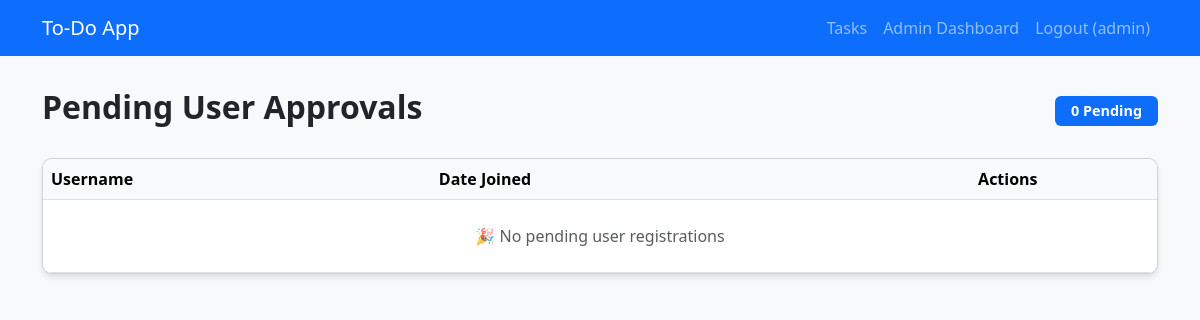
The page /admin-dashboard/ (signed in) on the database as committed earlier.
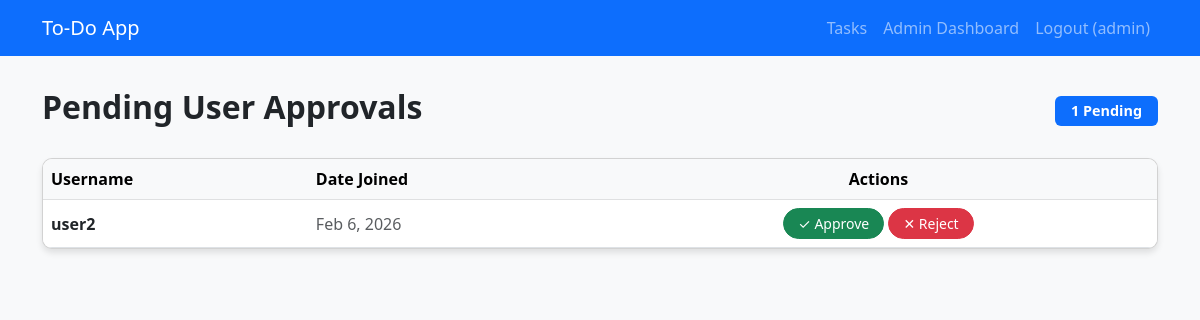
The same page on the database as committed later.
### todo_app/models.py (models this page shows, shortened)
class CustomUser(AbstractUser):
    is_approved = models.BooleanField(default=False)
    phone_number = models.CharField(max_length=15, blank=True)

### todo_app/views.py (the view, shortened to what this page needs)
# urls.py: path('admin-dashboard/', views.admin_dashboard, name='admin_dashboard'),
@user_passes_test(is_admin)
def admin_dashboard(request):
    unapproved_users = CustomUser.objects.filter(is_approved=False, is_superuser=False)
    return render(request, 'todo_app/admin_dashboard.html', {'users': unapproved_users})

### todo_app/views.py (called while the page is built)
def is_admin(user):
    return user.is_superuser

### todo_app/templates/todo_app/admin_dashboard.html (shortened to what this page needs)
{% extends 'todo_app/base.html' %}
{% block content %}
<div class="admin-dashboard">
    <div class="d-flex justify-content-between align-items-center mb-4">
        <h2 class="fw-semibold">Pending User Approvals</h2>
        <span class="badge bg-primary px-3 py-2">
            {{ users|length }} Pending
        </span>
    </div>
    <div class="card admin-card">
        <div class="card-body p-0">
            <table class="table table-hover align-middle mb-0">
                <thead class="table-light">
                    <tr>
                        <th>Username</th>
                        <th>Date Joined</th>
                        <th class="text-center">Actions</th>
                    </tr>
                </thead>
                <tbody>
                    {% for user in users %}
                    <tr class="fade-in-row">
                        <td>
                            <strong>{{ user.username }}</strong>
                        </td>
                        <td>
                            <span class="text-muted">
                                {{ user.date_joined|date:"M j, Y" }}
                            </span>
                        </td>
                        <td class="text-center">
                            <form method="post" class="d-inline action-form">
                                <button type="submit"
                                        name="action"
                                        value="approve"
                                        class="btn btn-success btn-sm action-btn"
                                        onclick="return confirmAction('approve', '{{ user.username }}')">
                                    ✓ Approve
                                </button>
                                <button type="submit"
                                        name="action"
                                        value="reject"
                                        class="btn btn-danger btn-sm action-btn"
                                        onclick="return confirmAction('reject', '{{ user.username }}')">
                                    ✕ Reject
                                </button>
                            </form>
                        </td>
                    </tr>
                    {% empty %}
                    <tr>
                        <td colspan="3" class="text-center text-muted py-4">
                            🎉 No pending user registrations
                        </td>
                    </tr>
                    {% endfor %}
                </tbody>
            </table>
        </div>
    </div>
</div>
{% endblock %}

Rows that differ between the two databases and show on the page:
added CustomUser: username "user2", date_joined "Feb 6, 2026"
Other text that changed with them:
{{ users|length }}: "0" → "1"
text no longer shown: "🎉 No pending user registrations"
